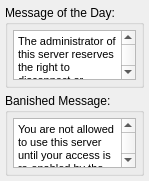
<?xml version="1.0" encoding="UTF-8"?>
<ui version="4.0">
 <class>MessagesWidget</class>
 <widget class="QWidget" name="MessagesWidget">
  <property name="geometry">
   <rect>
    <x>0</x>
    <y>0</y>
    <width>139</width>
    <height>181</height>
   </rect>
  </property>
  <property name="windowTitle">
   <string>Form</string>
  </property>
  <layout class="QGridLayout" name="gridLayout">
   <property name="leftMargin">
    <number>5</number>
   </property>
   <property name="topMargin">
    <number>5</number>
   </property>
   <property name="rightMargin">
    <number>5</number>
   </property>
   <property name="bottomMargin">
    <number>5</number>
   </property>
   <property name="spacing">
    <number>5</number>
   </property>
   <item row="0" column="0">
    <widget class="QGroupBox" name="groupBox">
     <property name="title">
      <string>Message of the Day:</string>
     </property>
     <layout class="QGridLayout" name="gridLayout_3">
      <property name="leftMargin">
       <number>5</number>
      </property>
      <property name="topMargin">
       <number>5</number>
      </property>
      <property name="rightMargin">
       <number>5</number>
      </property>
      <property name="bottomMargin">
       <number>5</number>
      </property>
      <property name="spacing">
       <number>5</number>
      </property>
      <item row="0" column="0">
       <widget class="QTextEdit" name="motdEdit">
        <property name="minimumSize">
         <size>
          <width>0</width>
          <height>50</height>
         </size>
        </property>
        <property name="html">
         <string>&lt;!DOCTYPE HTML PUBLIC &quot;-//W3C//DTD HTML 4.0//EN&quot; &quot;http://www.w3.org/TR/REC-html40/strict.dtd&quot;&gt;
&lt;html&gt;&lt;head&gt;&lt;meta name=&quot;qrichtext&quot; content=&quot;1&quot; /&gt;&lt;style type=&quot;text/css&quot;&gt;
p, li { white-space: pre-wrap; }
&lt;/style&gt;&lt;/head&gt;&lt;body style=&quot; font-family:'MS Shell Dlg 2'; font-size:8.25pt; font-weight:400; font-style:normal;&quot;&gt;
&lt;p style=&quot; margin-top:0px; margin-bottom:0px; margin-left:0px; margin-right:0px; -qt-block-indent:0; text-indent:0px;&quot;&gt;&lt;span style=&quot; font-size:8pt;&quot;&gt;The administrator of this server reserves the right to disconnect or banish you if you are sufficiently unpleasant in name, chat, or action..... Other than that, WELCOME TO MY SERVER!&lt;/span&gt;&lt;/p&gt;&lt;/body&gt;&lt;/html&gt;</string>
        </property>
        <property name="acceptRichText">
         <bool>false</bool>
        </property>
       </widget>
      </item>
     </layout>
    </widget>
   </item>
   <item row="1" column="0">
    <widget class="QGroupBox" name="groupBox_2">
     <property name="title">
      <string>Banished Message:</string>
     </property>
     <layout class="QGridLayout" name="gridLayout_4">
      <property name="leftMargin">
       <number>5</number>
      </property>
      <property name="topMargin">
       <number>5</number>
      </property>
      <property name="rightMargin">
       <number>5</number>
      </property>
      <property name="bottomMargin">
       <number>5</number>
      </property>
      <property name="spacing">
       <number>5</number>
      </property>
      <item row="0" column="0">
       <widget class="QTextEdit" name="banishedEdit">
        <property name="minimumSize">
         <size>
          <width>0</width>
          <height>50</height>
         </size>
        </property>
        <property name="html">
         <string>&lt;!DOCTYPE HTML PUBLIC &quot;-//W3C//DTD HTML 4.0//EN&quot; &quot;http://www.w3.org/TR/REC-html40/strict.dtd&quot;&gt;
&lt;html&gt;&lt;head&gt;&lt;meta name=&quot;qrichtext&quot; content=&quot;1&quot; /&gt;&lt;style type=&quot;text/css&quot;&gt;
p, li { white-space: pre-wrap; }
&lt;/style&gt;&lt;/head&gt;&lt;body style=&quot; font-family:'MS Shell Dlg 2'; font-size:8.25pt; font-weight:400; font-style:normal;&quot;&gt;
&lt;p style=&quot; margin-top:0px; margin-bottom:0px; margin-left:0px; margin-right:0px; -qt-block-indent:0; text-indent:0px;&quot;&gt;&lt;span style=&quot; font-size:8pt;&quot;&gt;You are not allowed to use this server until your access is re-enabled by the administrator.&lt;/span&gt;&lt;/p&gt;&lt;/body&gt;&lt;/html&gt;</string>
        </property>
        <property name="acceptRichText">
         <bool>false</bool>
        </property>
       </widget>
      </item>
     </layout>
    </widget>
   </item>
  </layout>
 </widget>
 <resources/>
 <connections/>
</ui>
